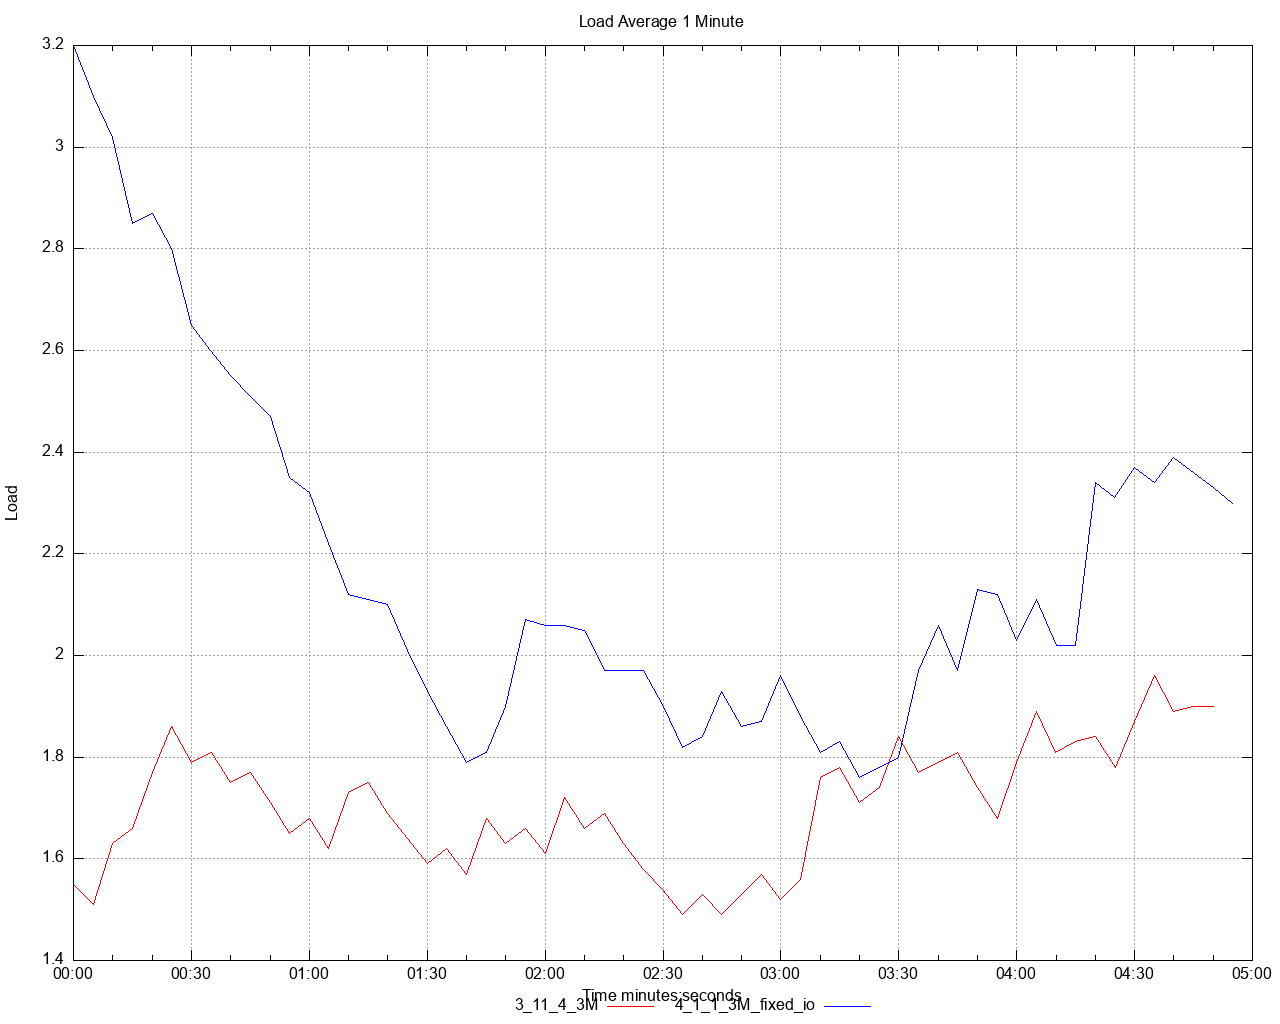

Here is the gnuplot script that generated this plot:
set title 'Load Average 1 Minute' noenhanced
set style data lines
set datafile separator ","
set terminal png size 1280,1024
set grid
set key below
set xdata time
set timefmt "%s"
offset = 0
t0(x)=(offset=($0==0) ? x : offset, x - offset)
set xlabel 'Time minutes:seconds'
set ylabel 'Load'
set output '/Users/ahmet.mircik/simulator/tests/report_3M_rate_limit_fixed_io_3_11/dstat/load_average_1m_A1.png'
plot \
   '/Users/ahmet.mircik/simulator/tests/report_3M_rate_limit_fixed_io_3_11/data/load_average_1m_A1_1.data' using (t0(timecolumn(1))):2 title "3_11_4_3M" noenhanced lt rgb "red", \
   '/Users/ahmet.mircik/simulator/tests/report_3M_rate_limit_fixed_io_3_11/data/load_average_1m_A1_2.data' using (t0(timecolumn(1))):2 title "4_1_1_3M_fixed_io" noenhanced lt rgb "blue", \
